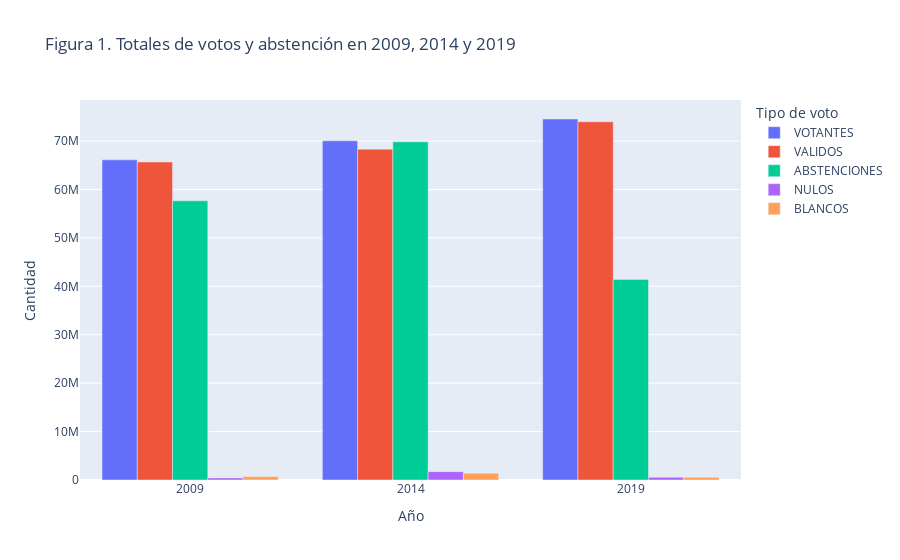

Notebook code cell kept with this figure:
### Code cell
# Resetear índice para que el año sea columna y no índice
stats_pivot = stats_pivot.reset_index()

# Gráfico de barras usando la versión pivotada
fig1 = px.bar(stats_pivot, x="Año", y=["VOTANTES", "VALIDOS", "ABSTENCIONES", "NULOS", "BLANCOS"],
              barmode='group',
              title="Figura 1. Totales de votos y abstención en 2009, 2014 y 2019",
              labels={"value": "Cantidad", "variable": "Tipo de voto"})

fig1.show()

### Figure 1 — Plotly figure (JSON) as saved in the notebook; plotly's stock layout.template omitted (floating-point values rounded to 4 significant figures)
{"data": [{"alignmentgroup": "True", "hovertemplate": "Tipo de voto=VOTANTES<br>Año=%{x}<br>Cantidad=%{y}<extra></extra>", "legendgroup": "VOTANTES", "marker": {"color": "#636efa", "pattern": {"shape": ""}}, "name": "VOTANTES", "offsetgroup": "VOTANTES", "orientation": "v", "showlegend": true, "textposition": "auto", "type": "bar", "x": [2009, 2014, 2019], "xaxis": "x", "y": [66116400, 70049616, 74554304], "yaxis": "y"}, {"alignmentgroup": "True", "hovertemplate": "Tipo de voto=VALIDOS<br>Año=%{x}<br>Cantidad=%{y}<extra></extra>", "legendgroup": "VALIDOS", "marker": {"color": "#EF553B", "pattern": {"shape": ""}}, "name": "VALIDOS", "offsetgroup": "VALIDOS", "orientation": "v", "showlegend": true, "textposition": "auto", "type": "bar", "x": [2009, 2014, 2019], "xaxis": "x", "y": [65679705, 68327883, 73986752], "yaxis": "y"}, {"alignmentgroup": "True", "hovertemplate": "Tipo de voto=ABSTENCIONES<br>Año=%{x}<br>Cantidad=%{y}<extra></extra>", "legendgroup": "ABSTENCIONES", "marker": {"color": "#00cc96", "pattern": {"shape": ""}}, "name": "ABSTENCIONES", "offsetgroup": "ABSTENCIONES", "orientation": "v", "showlegend": true, "textposition": "auto", "type": "bar", "x": [2009, 2014, 2019], "xaxis": "x", "y": [57651265, 69841980, 41428128], "yaxis": "y"}, {"alignmentgroup": "True", "hovertemplate": "Tipo de voto=NULOS<br>Año=%{x}<br>Cantidad=%{y}<extra></extra>", "legendgroup": "NULOS", "marker": {"color": "#ab63fa", "pattern": {"shape": ""}}, "name": "NULOS", "offsetgroup": "NULOS", "orientation": "v", "showlegend": true, "textposition": "auto", "type": "bar", "x": [2009, 2014, 2019], "xaxis": "x", "y": [436695, 1721733, 567552], "yaxis": "y"}, {"alignmentgroup": "True", "hovertemplate": "Tipo de voto=BLANCOS<br>Año=%{x}<br>Cantidad=%{y}<extra></extra>", "legendgroup": "BLANCOS", "marker": {"color": "#FFA15A", "pattern": {"shape": ""}}, "name": "BLANCOS", "offsetgroup": "BLANCOS", "orientation": "v", "showlegend": true, "textposition": "auto", "type": "bar", "x": [2009, 2014, 2019], "xaxis": "x", "y": [714420, 1404390, 580800], "yaxis": "y"}], "layout": {"barmode": "group", "legend": {"title": {"text": "Tipo de voto"}, "tracegroupgap": 0}, "title": {"text": "Figura 1. Totales de votos y abstención en 2009, 2014 y 2019"}, "xaxis": {"anchor": "y", "domain": [0, 1], "title": {"text": "Año"}}, "yaxis": {"anchor": "x", "domain": [0, 1], "title": {"text": "Cantidad"}}}}
